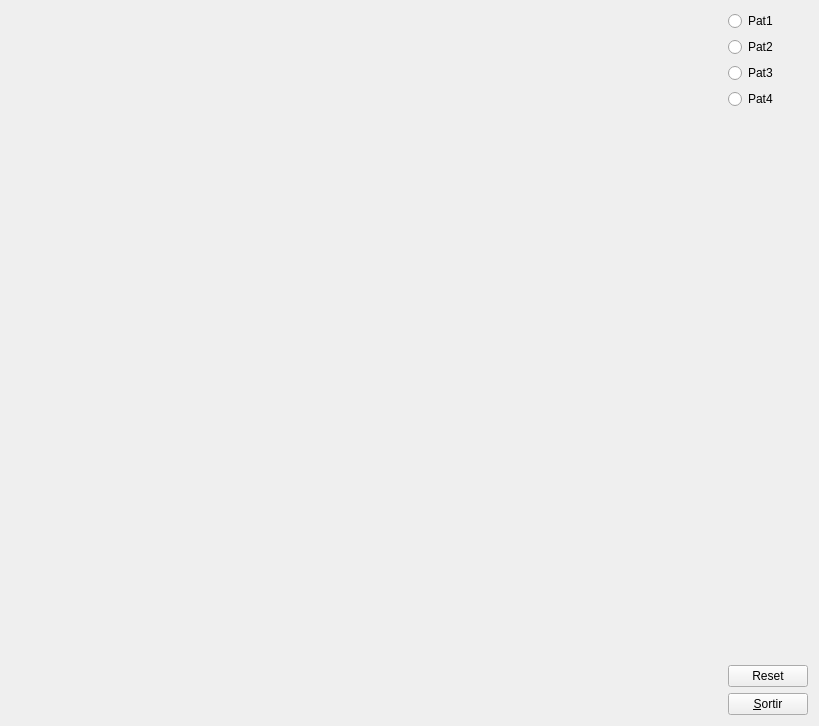
<?xml version="1.0" encoding="UTF-8"?>
<ui version="4.0">
 <class>MyForm</class>
 <widget class="QWidget" name="MyForm">
  <property name="geometry">
   <rect>
    <x>0</x>
    <y>0</y>
    <width>819</width>
    <height>726</height>
   </rect>
  </property>
  <property name="windowTitle">
   <string>Form</string>
  </property>
  <layout class="QGridLayout" name="gridLayout">
   <item row="0" column="0">
    <layout class="QVBoxLayout" name="verticalLayout">
     <item>
      <widget class="MyGLWidget" name="widget" native="true">
       <property name="sizePolicy">
        <sizepolicy hsizetype="Expanding" vsizetype="Expanding">
         <horstretch>0</horstretch>
         <verstretch>0</verstretch>
        </sizepolicy>
       </property>
      </widget>
     </item>
    </layout>
   </item>
   <item row="0" column="1">
    <layout class="QVBoxLayout" name="verticalLayout_3">
     <item>
      <layout class="QVBoxLayout" name="verticalLayout_2">
       <item>
        <widget class="QRadioButton" name="radioButton">
         <property name="text">
          <string>Pat1</string>
         </property>
        </widget>
       </item>
       <item>
        <widget class="QRadioButton" name="radioButton_2">
         <property name="text">
          <string>Pat2</string>
         </property>
        </widget>
       </item>
       <item>
        <widget class="QRadioButton" name="radioButton_3">
         <property name="text">
          <string>Pat3</string>
         </property>
        </widget>
       </item>
       <item>
        <widget class="QRadioButton" name="radioButton_4">
         <property name="text">
          <string>Pat4</string>
         </property>
        </widget>
       </item>
      </layout>
     </item>
     <item>
      <spacer name="verticalSpacer">
       <property name="orientation">
        <enum>Qt::Vertical</enum>
       </property>
       <property name="sizeHint" stdset="0">
        <size>
         <width>20</width>
         <height>40</height>
        </size>
       </property>
      </spacer>
     </item>
     <item>
      <widget class="QPushButton" name="pushButton_2">
       <property name="text">
        <string>Reset</string>
       </property>
      </widget>
     </item>
     <item>
      <widget class="QPushButton" name="pushButton">
       <property name="sizePolicy">
        <sizepolicy hsizetype="Fixed" vsizetype="Fixed">
         <horstretch>0</horstretch>
         <verstretch>0</verstretch>
        </sizepolicy>
       </property>
       <property name="text">
        <string>&amp;Sortir</string>
       </property>
      </widget>
     </item>
    </layout>
   </item>
  </layout>
 </widget>
 <customwidgets>
  <customwidget>
   <class>MyGLWidget</class>
   <extends>QWidget</extends>
   <header>MyGLWidget.h</header>
   <container>1</container>
   <slots>
    <signal>setPat1()</signal>
    <signal>setPat2()</signal>
    <signal>setPat3()</signal>
    <signal>setPat4()</signal>
    <signal>res1()</signal>
    <slot>pat1()</slot>
    <slot>pat2()</slot>
    <slot>pat3()</slot>
    <slot>pat4()</slot>
    <slot>res()</slot>
   </slots>
  </customwidget>
 </customwidgets>
 <resources/>
 <connections>
  <connection>
   <sender>pushButton</sender>
   <signal>clicked()</signal>
   <receiver>MyForm</receiver>
   <slot>close()</slot>
   <hints>
    <hint type="sourcelabel">
     <x>800</x>
     <y>709</y>
    </hint>
    <hint type="destinationlabel">
     <x>839</x>
     <y>529</y>
    </hint>
   </hints>
  </connection>
  <connection>
   <sender>widget</sender>
   <signal>setPat1()</signal>
   <receiver>radioButton</receiver>
   <slot>click()</slot>
   <hints>
    <hint type="sourcelabel">
     <x>458</x>
     <y>18</y>
    </hint>
    <hint type="destinationlabel">
     <x>786</x>
     <y>24</y>
    </hint>
   </hints>
  </connection>
  <connection>
   <sender>radioButton_3</sender>
   <signal>clicked()</signal>
   <receiver>widget</receiver>
   <slot>pat3()</slot>
   <hints>
    <hint type="sourcelabel">
     <x>750</x>
     <y>73</y>
    </hint>
    <hint type="destinationlabel">
     <x>666</x>
     <y>25</y>
    </hint>
   </hints>
  </connection>
  <connection>
   <sender>radioButton_4</sender>
   <signal>clicked()</signal>
   <receiver>widget</receiver>
   <slot>pat4()</slot>
   <hints>
    <hint type="sourcelabel">
     <x>768</x>
     <y>100</y>
    </hint>
    <hint type="destinationlabel">
     <x>690</x>
     <y>46</y>
    </hint>
   </hints>
  </connection>
  <connection>
   <sender>widget</sender>
   <signal>setPat3()</signal>
   <receiver>radioButton_3</receiver>
   <slot>click()</slot>
   <hints>
    <hint type="sourcelabel">
     <x>650</x>
     <y>710</y>
    </hint>
    <hint type="destinationlabel">
     <x>782</x>
     <y>86</y>
    </hint>
   </hints>
  </connection>
  <connection>
   <sender>widget</sender>
   <signal>setPat4()</signal>
   <receiver>radioButton_4</receiver>
   <slot>click()</slot>
   <hints>
    <hint type="sourcelabel">
     <x>614</x>
     <y>712</y>
    </hint>
    <hint type="destinationlabel">
     <x>733</x>
     <y>120</y>
    </hint>
   </hints>
  </connection>
  <connection>
   <sender>radioButton</sender>
   <signal>clicked()</signal>
   <receiver>widget</receiver>
   <slot>pat1()</slot>
   <hints>
    <hint type="sourcelabel">
     <x>756</x>
     <y>31</y>
    </hint>
    <hint type="destinationlabel">
     <x>584</x>
     <y>33</y>
    </hint>
   </hints>
  </connection>
  <connection>
   <sender>widget</sender>
   <signal>setPat2()</signal>
   <receiver>radioButton_2</receiver>
   <slot>click()</slot>
   <hints>
    <hint type="sourcelabel">
     <x>694</x>
     <y>709</y>
    </hint>
    <hint type="destinationlabel">
     <x>779</x>
     <y>60</y>
    </hint>
   </hints>
  </connection>
  <connection>
   <sender>radioButton_2</sender>
   <signal>clicked()</signal>
   <receiver>widget</receiver>
   <slot>pat2()</slot>
   <hints>
    <hint type="sourcelabel">
     <x>735</x>
     <y>54</y>
    </hint>
    <hint type="destinationlabel">
     <x>641</x>
     <y>31</y>
    </hint>
   </hints>
  </connection>
  <connection>
   <sender>pushButton_2</sender>
   <signal>clicked()</signal>
   <receiver>widget</receiver>
   <slot>res()</slot>
   <hints>
    <hint type="sourcelabel">
     <x>758</x>
     <y>671</y>
    </hint>
    <hint type="destinationlabel">
     <x>680</x>
     <y>546</y>
    </hint>
   </hints>
  </connection>
  <connection>
   <sender>widget</sender>
   <signal>res1()</signal>
   <receiver>pushButton_2</receiver>
   <slot>click()</slot>
   <hints>
    <hint type="sourcelabel">
     <x>666</x>
     <y>490</y>
    </hint>
    <hint type="destinationlabel">
     <x>776</x>
     <y>676</y>
    </hint>
   </hints>
  </connection>
 </connections>
</ui>
